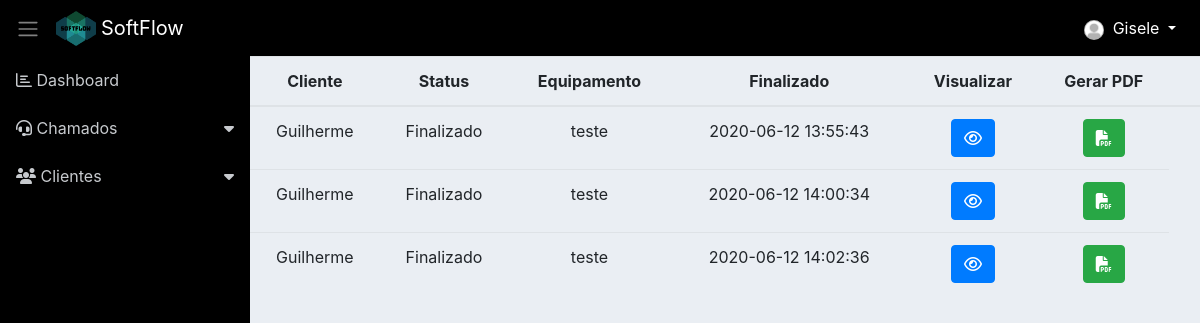
The page /chamado_finalizado.php (signed in) on the database its author committed.
### tables this page shows
CREATE TABLE `chamado` (
  `id` int(11) NOT NULL,
  `id_cliente` int(11) NOT NULL,
  `id_funcionario` int(11) DEFAULT NULL,
  `status` varchar(155) NOT NULL,
  `equipamento` varchar(115) NOT NULL,
  `descricao` varchar(155) NOT NULL,
  `abertura` varchar(155) NOT NULL,
  `encerramento` varchar(155) DEFAULT NULL
);

CREATE TABLE `cliente` (
  `id` int(11) NOT NULL,
  `nome` varchar(255) NOT NULL,
  `cpf` int(50) NOT NULL,
  `telefone` int(50) NOT NULL,
  `sexo` varchar(255) NOT NULL,
  `email` varchar(255) NOT NULL,
  `cep` int(50) NOT NULL,
  `endereco` varchar(150) NOT NULL,
  `created` varchar(255) DEFAULT NULL
);

### classes/Model.php (called while the page is built, shortened)
<?php
require_once 'Conn.php';
class Model
{
    public function __construct()
    {
        $conn = new Conn();
        $this->db = $conn->getConn();
    }
}

### classes/Conn.php (called while the page is built)
<?php
class Conn {
    public static $Host = "localhost";
    public static $User = "root";
    public static $Pass = "";
    public static $Dbname = "sistema_informatica_pi";
    private static $Connect = null;
    private static function Conectar() {
        try {
            if(self::$Connect == null):
                self::$Connect = new PDO('mysql:host=' . self::$Host .';dbname='.self::$Dbname, self::$User, self::$Pass);
            endif;
        } catch (Exception $ex) {
            echo 'Mensagem: ' . $ex->getMessage();
            die;
        }
        return self::$Connect;
    }
    public function getConn() {
        return self::Conectar();
    }
}

### classes/ChamadoDAO.php (called while the page is built, shortened)
<?php
require_once 'Model.php';
class ChamadoDAO extends Model
{
    public function __construct() {
    	$this->tabela = 'chamado';
    	$this->class = 'Chamado';
    }
    public function listarFinalizado($funcionario)
    {
        $sql = "SELECT ch.*, cl.nome AS nome_cliente, fn.nome AS nome_funcionario FROM {$this->tabela} ch
        LEFT JOIN cliente cl ON cl.id = ch.id_cliente
        LEFT JOIN funcionario fn ON fn.id = ch.id_funcionario
        WHERE id_funcionario = '{$funcionario}' AND status='Finalizado'";
        $stmt = $this->db->prepare($sql);
        $stmt->setFetchMode(PDO::FETCH_CLASS, $this->class);
        $stmt->execute();
        return $stmt->fetchAll();
    }
}

### classes/Chamado.php (called while the page is built, shortened)
<?php
class Chamado
{
	private $id;
	private $status;
	private $encerramento;
    private $equipamento;
    public function getId()
    {
        return $this->id;
    }
    public function getStatus()
    {
        return $this->status;
    }
    public function getEncerramento()
    {
        return $this->encerramento;
    }
    public function getEquipamento()
    {
        return $this->equipamento;
    }
}

### chamado_finalizado.php (the view, shortened to what this page needs)
<?php include 'layout/header.php'; ?>
<?php include './layout/menu.php'; ?>
<?php
require 'classes/Chamado.php';
require 'classes/ChamadoDAO.php';
$chamadoDAO = new ChamadoDAO();
$funcionario = $_SESSION['id_funcionario'];
$chamados = $chamadoDAO->listarFinalizado($funcionario);
?>
<div style="width: 100%;">
	<table class="table text-center">
		<thead>
			<tr>
				<th>Cliente</th>
				<th>Status</th>
				<th>Equipamento</th>
				<th>Finalizado</th>
				<th>Visualizar</th>
				<th>Gerar PDF</th>
				<th></th>
			</tr>
		</thead>
		<tbody>
			<?php foreach ($chamados as $chamado) { ?>
				<tr>
					<td><?= $chamado->nome_cliente; ?></td>
					<td><?= $chamado->getStatus() ?></td>
					<td><?= $chamado->getEquipamento() ?></td>
					<td><?= $chamado->getEncerramento() ?></td>
					<td>
					<a class="btn btn-primary" href="visualizar_chamadoFinalizado.php?id=<?= $chamado->getId() ?>"><i class="fa fa-eye"></i></a>
					</td>
					<td>
						<a href="pdf_chamado_finalizado.php?id=<?= $chamado->getId() ?>" class="btn btn-success"><i class="fas fa-file-pdf"></i></a>
					</td>
				</tr>
			<?php } ?>
		</tbody>
	</table>
</div>
<?php include 'layout/footer.php'; ?>

### assets/css/dashboard.css (style rules this page uses)
body { background-color: #eaeef3; }

### rows shown on the page
chamado: id_cliente.nome "Guilherme", status "Finalizado", equipamento "teste", encerramento "2020-06-12 13:55:43"
chamado: id_cliente.nome "Guilherme", status "Finalizado", equipamento "teste", encerramento "2020-06-12 14:00:34"
chamado: id_cliente.nome "Guilherme", status "Finalizado", equipamento "teste", encerramento "2020-06-12 14:02:36"

### other values the page prints
$_SESSION['nome'] "Gisele"
